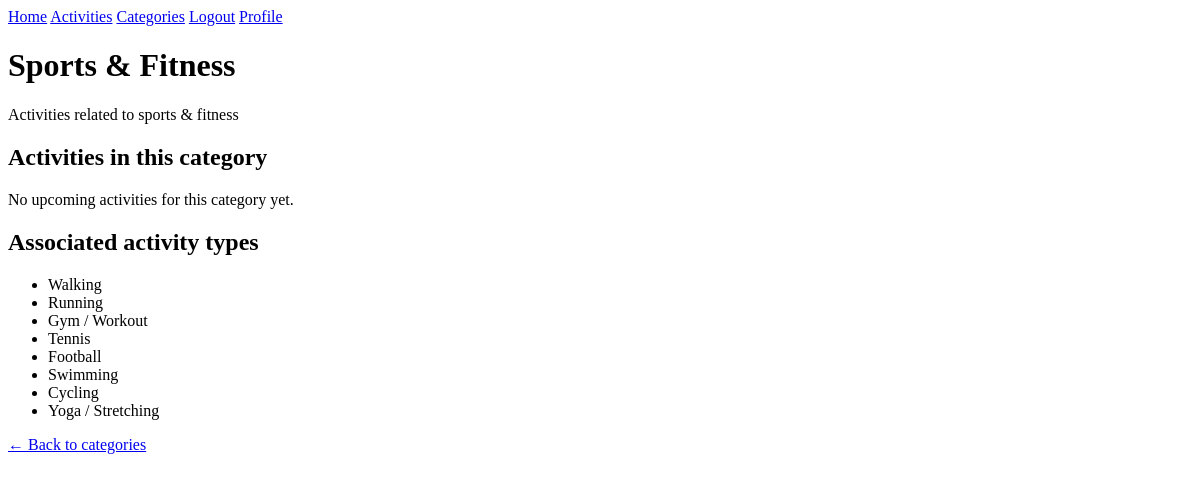
Page /categories/1 (signed in) on the earlier database version.
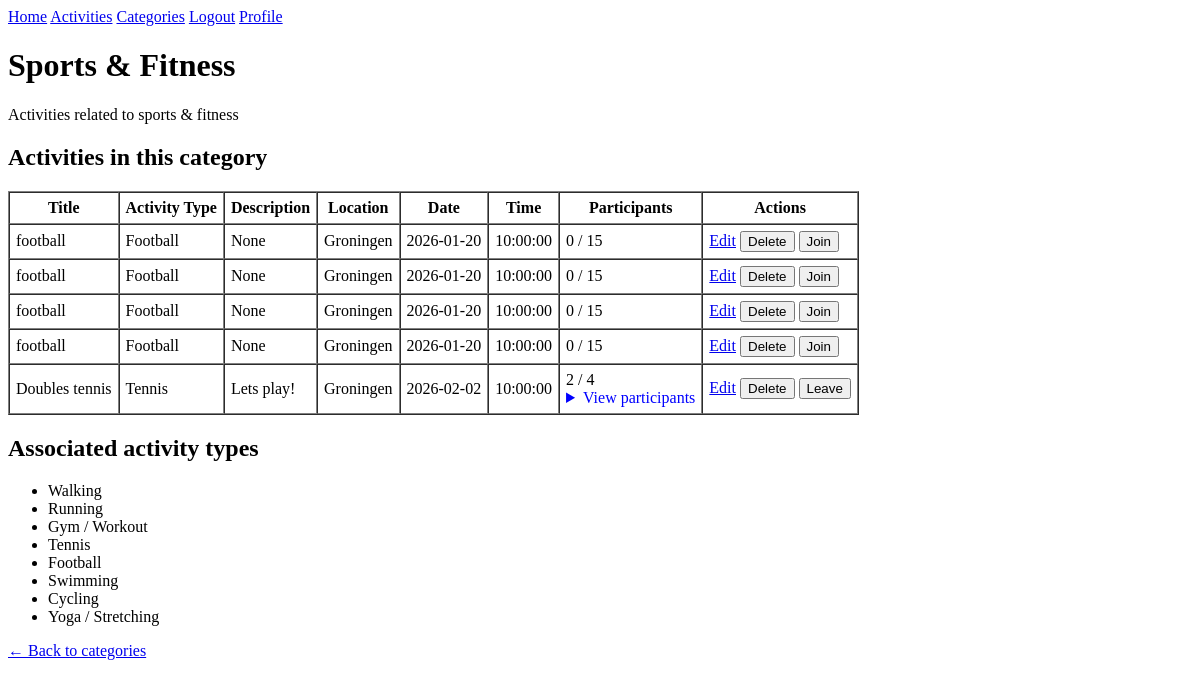
Same page on the later database version.
### app/models.py (models this page shows, shortened)
class ActivityType(db.Model):
    __tablename__ = 'activity_types'
    id = db.Column(db.Integer, primary_key=True)
    name = db.Column(db.String(100), nullable=False)
    category_id = db.Column(db.Integer, db.ForeignKey('categories.id'), nullable=False)
    created_at = db.Column(db.DateTime, default=datetime.now(timezone.utc))
    __table_args__ = (
        db.UniqueConstraint('name', 'category_id', name='unique_type_per_category'),
    )

class PaginatedAPIMixin(object):
    @staticmethod
    def to_collection_dict(query, page, per_page, endpoint, **kwargs):
        resources = db.paginate(query, page=page, per_page=per_page,
                                error_out=False)
        data = {
            'items': [item.to_dict() for item in resources.items],
            '_meta': {
                'page': page,
                'per_page': per_page,
                'total_pages': resources.pages,
                'total_items': resources.total
            },
            '_links': {
                'self': url_for(endpoint, page=page, per_page=per_page,
                                **kwargs),
                'next': url_for(endpoint, page=page + 1, per_page=per_page,
                                **kwargs) if resources.has_next else None,
                'prev': url_for(endpoint, page=page - 1, per_page=per_page,
                                **kwargs) if resources.has_prev else None
            }
        }
        return data

class Activity(PaginatedAPIMixin, db.Model):
    __tablename__ = 'activities'
    id = db.Column(db.Integer, primary_key=True)
    title = db.Column(db.String(200), nullable=False)
    description = db.Column(db.Text)
    location = db.Column(db.String(255), nullable=False)
    activity_date = db.Column(db.Date, nullable=False)
    activity_time = db.Column(db.Time, nullable=False)
    max_participants = db.Column(db.Integer, default=10)
    creator_id = db.Column(db.Integer, db.ForeignKey('users.id'), nullable=False)
    category_id = db.Column(db.Integer, db.ForeignKey('categories.id'), nullable=False)
    activity_type_id = db.Column(db.Integer, db.ForeignKey('activity_types.id'), nullable=False)
    created_at = db.Column(db.DateTime, default=datetime.now(timezone.utc))
    updated_at = db.Column(db.DateTime, default=datetime.now(timezone.utc), onupdate=datetime.now(timezone.utc))
    creator = db.relationship('Users', backref='activities_created')
    category = db.relationship('Category', backref='activities')
    activity_type = db.relationship('ActivityType', backref='activities')
    def get_activity_type(self):
        return ActivityType.query.get(self.activity_type_id)
    def get_participant_count(self):
        return ActivityParticipant.query.filter_by(activity_id=self.id).count()
    def is_full(self):
        return self.get_participant_count() >= self.max_participants
    def has_user_joined(self, user_id):
        return ActivityParticipant.query.filter_by(
            activity_id=self.id,
            user_id=user_id
        ).first() is not None
    def get_participants(self):
        participants = ActivityParticipant.query.filter_by(activity_id=self.id).all()
        return [participant.get_user() for participant in participants]

### app/routes.py (the view)
@app.route("/categories/<int:id>")
def category_detail(id):
    category = Category.query.get_or_404(id)
    activity_types = ActivityType.query.filter_by(category_id=id).all()
    now = datetime.now()
    current_date = now.date()
    current_time = now.time()
    all_activities = Activity.query.filter_by(category_id=id).all()
    activities = [
        activity for activity in all_activities
        if (activity.activity_date > current_date) or
           (activity.activity_date == current_date and activity.activity_time > current_time)
    ]
    activities.sort(key=lambda x: (x.activity_date, x.activity_time))
    return render_template(
        "category_detail.html",
        category=category,
        activity_types=activity_types,
        activities=activities
    )

### app/models.py (called while the page is built)
@login.user_loader
def load_user(id):
    return db.session.get(Users, int(id))

    def get_user(self):
        return Users.query.get(self.user_id)

### app/routes.py (called while the page is built)
@app.before_request
def before_request():
    if current_user.is_authenticated:
        current_user.last_seen = datetime.now(timezone.utc)
        db.session.commit()

### app/templates/category_detail.html (shortened to what this page needs)
{% extends "base.html" %}
{% block content %}
<h1>{{ category.name }}</h1>
{% if category.description %}
<p>{{ category.description }}</p>
{% endif %}
<h2>Activities in this category</h2>
{% if activities %}
<table border="1" cellpadding="6" cellspacing="0">
    <thead>
        <tr>
            <th>Title</th>
            <th>Activity Type</th>
            <th>Description</th>
            <th>Location</th>
            <th>Date</th>
            <th>Time</th>
            <th>Participants</th>
            <th>Actions</th>
        </tr>
    </thead>
    <tbody>
        {% for activity in activities %}
        <tr>
            <td>{{ activity.title }}</td>
            <td>{{ activity.get_activity_type().name if activity.get_activity_type() else "-" }}</td>
            <td>{{ activity.description}}</td>
            <td>{{ activity.location }}</td>
            <td>{{ activity.activity_date }}</td>
            <td>{{ activity.activity_time }}</td>
            <td>
                {{ activity.get_participant_count() }} / {{ activity.max_participants }}
                {% if activity.has_user_joined(current_user.id) and activity.get_participant_count() > 0 %}
                    <br>
                    <details>
                        <summary style="cursor: pointer; color: blue;">View participants</summary>
                    </details>
                {% endif %}
            </td>
            <td>
                {% if activity.creator_id == current_user.id %}
                    <a href="{{ url_for('edit_activity', id=activity.id) }}">Edit</a>
                    <form method="POST"
                          action="{{ url_for('delete_activity', id=activity.id) }}"
                          style="display:inline;">
                        <button type="submit">Delete</button>
                    </form>
                {% endif %}
                {% if activity.has_user_joined(current_user.id) %}
                    <form method="POST"
                          action="{{ url_for('leave_activity', id=activity.id) }}"
                          style="display:inline;">
                        <button type="submit">Leave</button>
                    </form>
                {% elif not activity.is_full() %}
                    <form method="POST"
                          action="{{ url_for('join_activity', id=activity.id) }}"
                          style="display:inline;">
                        <button type="submit">Join</button>
                    </form>
                {% else %}
                    <span>Full</span>
                {% endif %}
            </td>
        </tr>
        {% endfor %}
    </tbody>
</table>
{% else %}
<p>No upcoming activities for this category yet.</p>
{% endif %}
<h2>Associated activity types</h2>
{% if activity_types %}
<ul>
    {% for activity_type in activity_types %}
        <li>{{ activity_type.name }}</li>
    {% endfor %}
</ul>
{% else %}
<p>No activity types available for this category.</p>
{% endif %}
<p>
    <a href="{{ url_for('categories') }}">← Back to categories</a>
</p>
{% endblock %}

Differences in the rows shown:
added Activity: title "football", get_activity_type "Football", description "None", location "Groningen", activity_date "2026-01-20", activity_time "10:00:00", get_participant_count "0", max_participants "15"
added Activity: title "football", get_activity_type "Football", description "None", location "Groningen", activity_date "2026-01-20", activity_time "10:00:00", get_participant_count "0", max_participants "15"
added Activity: title "football", get_activity_type "Football", description "None", location "Groningen", activity_date "2026-01-20", activity_time "10:00:00", get_participant_count "0", max_participants "15"
added Activity: title "football", get_activity_type "Football", description "None", location "Groningen", activity_date "2026-01-20", activity_time "10:00:00", get_participant_count "0", max_participants "15"
added Activity: title "Doubles tennis", get_activity_type "Tennis", description "Lets play!", location "Groningen", activity_date "2026-02-02", activity_time "10:00:00", get_participant_count "2", max_participants "4"
Other differences:
text no longer shown: "No upcoming activities for this category yet."
text now shown: "Title Activity Type Description Location Date Time Participants Actions"
